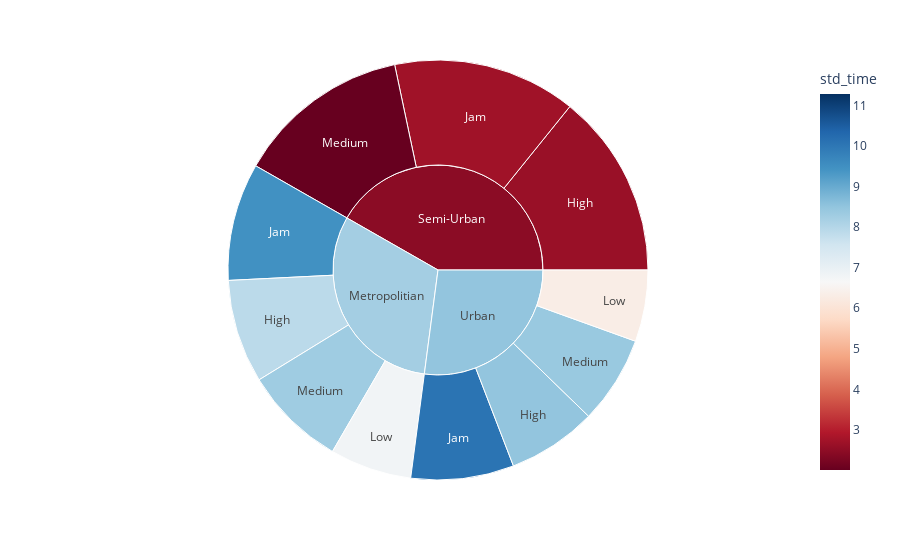

The notebook cell saved with this chart:
### Markdown cell above
## O tempo médio e o desvio padrão de entrega por cidade e tipo de tráfego.

### Code cell
cols = ['Time_taken(min)','City', 'Road_traffic_density']
avg_std_time_per_city_traffic = df1.loc[:, cols].groupby(['City','Road_traffic_density']).agg({'Time_taken(min)': ['mean','std']})

avg_std_time_per_city_traffic.columns= ['avg_time', 'std_time']
avg_std_time_per_city_traffic = avg_std_time_per_city_traffic.reset_index()

fig = px.sunburst(avg_std_time_per_city_traffic, path=['City', 'Road_traffic_density'], values='avg_time',
                  color='std_time', color_continuous_scale='RdBu',
                  color_continuous_midpoint= np.mean(avg_std_time_per_city_traffic['std_time']))

fig.show()

### Figure 1 — Plotly figure (JSON) as saved in the notebook; plotly's stock layout.template omitted (floating-point values rounded to 4 significant figures)
{"data": [{"branchvalues": "total", "customdata": [[7.905], [2.63], [8.495], [9.476], [2.717], [10.08], [6.795], [6.32], [8.308], [2.011], [8.393], [8.238], [2.46], [8.491]], "domain": {"x": [0, 1], "y": [0, 1]}, "hovertemplate": "labels=%{label}<br>avg_time=%{value}<br>parent=%{parent}<br>id=%{id}<br>std_time=%{color}<extra></extra>", "ids": ["Metropolitian/High", "Semi-Urban/High", "Urban/High", "Metropolitian/Jam", "Semi-Urban/Jam", "Urban/Jam", "Metropolitian/Low", "Urban/Low", "Metropolitian/Medium", "Semi-Urban/Medium", "Urban/Medium", "Metropolitian", "Semi-Urban", "Urban"], "labels": ["High", "High", "High", "Jam", "Jam", "Jam", "Low", "Low", "Medium", "Medium", "Medium", "Metropolitian", "Semi-Urban", "Urban"], "marker": {"coloraxis": "coloraxis", "colors": [7.905, 2.63, 8.495, 9.476, 2.717, 10.08, 6.795, 6.32, 8.308, 2.011, 8.393, 8.238, 2.46, 8.491]}, "name": "", "parents": ["Metropolitian", "Semi-Urban", "Urban", "Metropolitian", "Semi-Urban", "Urban", "Metropolitian", "Urban", "Metropolitian", "Semi-Urban", "Urban", "", "", ""], "type": "sunburst", "values": [28.14, 50.12, 24.31, 31.98, 49.84, 27.99, 22.26, 19.45, 27.73, 47.4, 23.86, 110.1, 147.4, 95.61]}], "layout": {"coloraxis": {"cmid": 6.648, "colorbar": {"title": {"text": "std_time"}}, "colorscale": [[0, "rgb(103,0,31)"], [0.1, "rgb(178,24,43)"], [0.2, "rgb(214,96,77)"], [0.3, "rgb(244,165,130)"], [0.4, "rgb(253,219,199)"], [0.5, "rgb(247,247,247)"], [0.6, "rgb(209,229,240)"], [0.7, "rgb(146,197,222)"], [0.8, "rgb(67,147,195)"], [0.9, "rgb(33,102,172)"], [1, "rgb(5,48,97)"]]}, "legend": {"tracegroupgap": 0}, "margin": {"t": 60}}}
